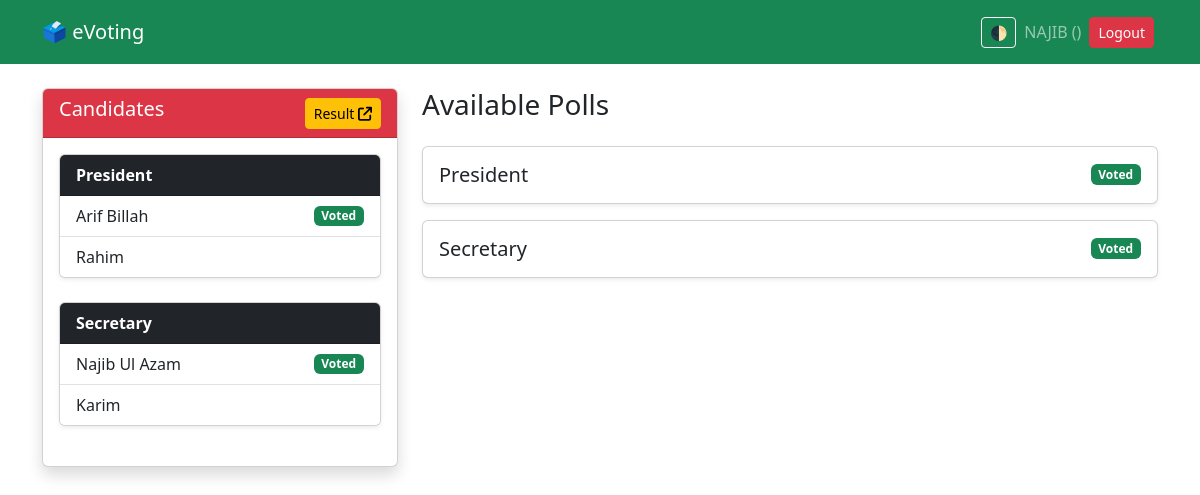
Page /dashboard/ (signed in) on the earlier database version.
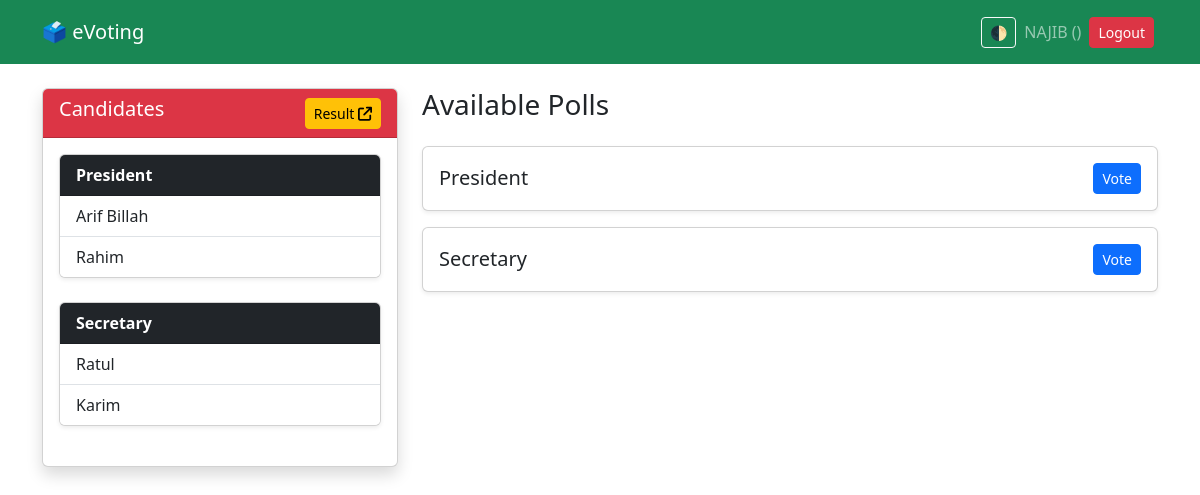
Same page on the later database version.
### core/models.py (models this page shows, shortened)
class Candidate(models.Model):
    position = models.ForeignKey(Position, on_delete=models.CASCADE)
    name = models.CharField(max_length=100)

class Position(models.Model):
    name = models.CharField(max_length=100)

### core/views.py (the view)
# urls.py: path('dashboard/', views.dashboard, name='dashboard'),
@login_required
def dashboard(request):
    positions = Position.objects.all()
    votes = Vote.objects.filter(user=request.user)
    voted_positions = votes.values_list('position_id', flat=True)
    voted_candidates = {vote.position_id: vote.candidate_id for vote in votes}
    for pos in positions:
        pos.candidates = Candidate.objects.filter(position=pos)
    return render(request, 'core/dashboard.html', {
        'positions': positions,
        'voted_candidates': voted_candidates,
        'voted_positions': voted_positions,
    })

### core/templatetags/custom_tags.py (called while the page is built)
@register.filter
def get_item(dictionary, key):
    return dictionary.get(key)

### core/templatetags/math_filters.py (called while the page is built)
@register.filter
def vote_percentage(votes, total):
    try:
        return (votes / total) * 100 if total > 0 else 0
    except:
        return 0

### core/templates/core/dashboard.html (shortened to what this page needs)
{% extends 'core/base.html' %}
{% load math_filters %}
{% load custom_tags %}
{% block content %}
<div class="row">
  <div class="col-lg-4 mb-4">
    <div class="card shadow">
      <div class="card-header bg-danger text-white d-flex justify-content-between align-items-center">
        <h5>Candidates</h5>
        <a href="{% url 'result' %}" class="btn btn-warning btn-sm" target="_blank">
          Result <i class="fa-solid fa-arrow-up-right-from-square"></i>
        </a>
      </div>
      <div class="card-body">
        <div class="row">
          <div class="col-12">
            {% for position in positions %}
              <div class="card mb-4 shadow-sm">
                <div class="card-header bg-dark text-white">
                  <strong>{{ position.name }}</strong>
                </div>
                <ul class="list-group list-group-flush">
                  {% for candidate in position.candidates %}
                    <li class="list-group-item d-flex justify-content-between align-items-center">
                      {{ candidate.name }}
                      {% if candidate.id == voted_candidates|get_item:position.id %}
                        <span class="badge bg-success">Voted</span>
                      {% endif %}
                    </li>
                  {% endfor %}
                </ul>
              </div>
            {% endfor %}
          </div>
        </div>
      </div>
    </div>
  </div>
  <div class="col-lg-8">
    <h3 class="mb-4">Available Polls</h3>
    {% for pos in positions %}
      <div class="card mb-3 shadow-sm">
        <div class="card-body d-flex justify-content-between align-items-center">
          <h5 class="mb-0">{{ pos.name }}</h5>
          {% if pos.id in voted_positions %}
            <span class="badge bg-success">Voted</span>
          {% else %}
            <a href="{% url 'vote_position' pos.id %}" class="btn btn-primary btn-sm">Vote</a>
          {% endif %}
        </div>
      </div>
    {% endfor %}
  </div>
</div>
{% endblock %}

Differences in the rows shown:
computed for Position "President": text "Voted" → "Vote"
shown differently, row unchanged: Candidate "Arif Billah": no longer shows "Voted"
computed for Position "Secretary": text "Voted" → "Vote"
changed Candidate: name "Najib Ul Azam" → "Ratul"; no longer shows "Voted"
